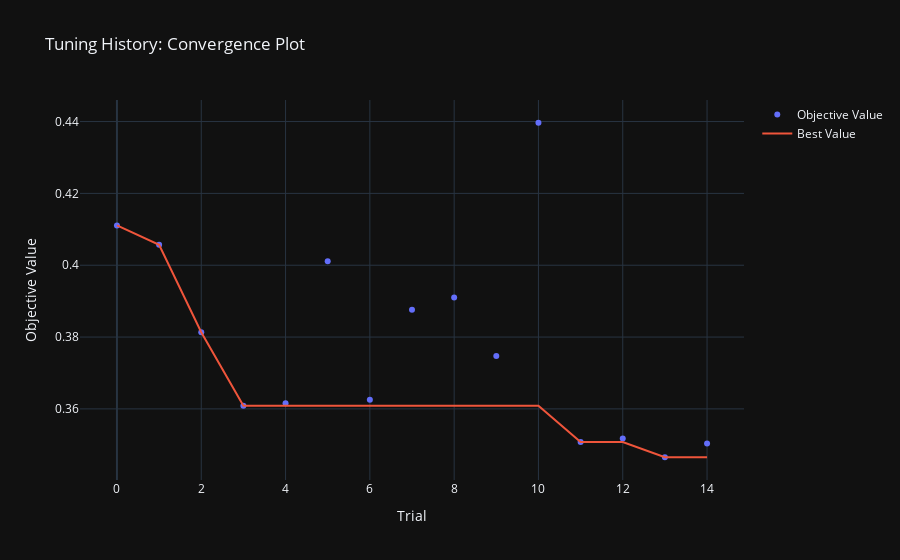
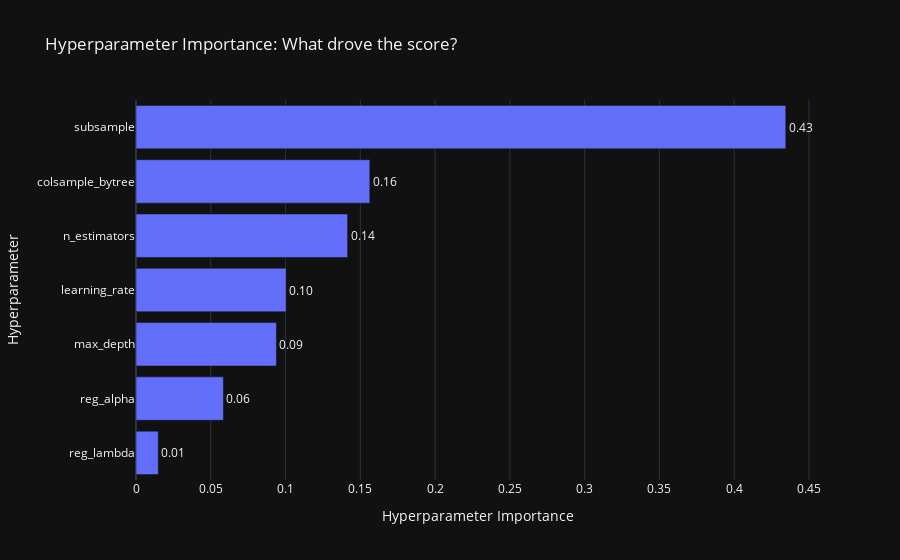

Notebook code cell kept with these figures, in order:
### Code cell
import optuna
from optuna.visualization import plot_optimization_history, plot_param_importances, plot_parallel_coordinate
from sklearn.model_selection import TimeSeriesSplit, KFold, cross_val_score
from sklearn.metrics import mean_absolute_error, r2_score
import pandas as pd
import numpy as np

# Silence Optuna's extensive logging
optuna.logging.set_verbosity(optuna.logging.WARNING)

class HyperTuner:
    """
    Ultimate ML Pipeline: Section 5 - Bayesian Hyperparameter Optimization.
    Uses Optuna to surgically find the best parameters for the winning model.
    """
    def __init__(self, df, target_col, time_col=None):
        self.df = df.copy()
        self.target_col = target_col
        self.time_col = time_col
        self.best_model = None
        self.best_params = {}
        
        # Prepare Data (Lags & Sort)
        if self.time_col:
            self.df = self.df.sort_values(by=self.time_col)
            self.data = self._create_lags(self.df)
            self.cv = TimeSeriesSplit(n_splits=5)
            print("⏳ Tuning Mode: Time-Series Split (Walk-Forward)")
        else:
            self.data = self.df.copy()
            self.cv = KFold(n_splits=5, shuffle=True, random_state=42)
            print("🎲 Tuning Mode: Standard K-Fold")

        self.X = self.data.drop(columns=[self.target_col])
        if self.time_col and self.time_col in self.X.columns:
            self.X = self.X.drop(columns=[self.time_col])
        self.y = self.data[self.target_col]

    def _create_lags(self, df, lags=[1, 2, 3]):
        df_lagged = df.copy()
        for lag in lags:
            df_lagged[f'target_lag_{lag}'] = df_lagged[self.target_col].shift(lag)
        return df_lagged.dropna()

    def _get_search_space(self, trial, model_name):
        """
        Universal Search Space Registry.
        Automatically defines the grid based on the model name.
        """
        if "XGBoost" in model_name:
            return {
                "n_estimators": trial.suggest_int("n_estimators", 100, 1000),
                "learning_rate": trial.suggest_float("learning_rate", 0.01, 0.3, log=True),
                "max_depth": trial.suggest_int("max_depth", 3, 10),
                "subsample": trial.suggest_float("subsample", 0.6, 1.0),
                "colsample_bytree": trial.suggest_float("colsample_bytree", 0.6, 1.0),
                "reg_alpha": trial.suggest_float("reg_alpha", 1e-8, 1.0, log=True),
                "reg_lambda": trial.suggest_float("reg_lambda", 1e-8, 1.0, log=True),
                "n_jobs": -1,
                "random_state": 42
            }
        
        elif "Random Forest" in model_name:
            return {
                "n_estimators": trial.suggest_int("n_estimators", 100, 500),
                "max_depth": trial.suggest_int("max_depth", 5, 30),
                "min_samples_split": trial.suggest_int("min_samples_split", 2, 15),
                "min_samples_leaf": trial.suggest_int("min_samples_leaf", 1, 10),
                "max_features": trial.suggest_categorical("max_features", ["sqrt", "log2", None]),
                "random_state": 42
            }
        
        elif "ElasticNet" in model_name:
            return {
                "alpha": trial.suggest_float("alpha", 0.01, 10.0, log=True),
                "l1_ratio": trial.suggest_float("l1_ratio", 0.0, 1.0),
                "random_state": 42
            }
            
        else:
            raise ValueError(f"Model '{model_name}' is not yet registered in the Search Space.")

    def optimize(self, model_name, n_trials=20):
        """
        Runs the Bayesian Optimization loop.
        """
        print(f"🎯 Optimizing {model_name} with {n_trials} trials...")
        
        def objective(trial):
            # 1. Get Params
            params = self._get_search_space(trial, model_name)
            
            # 2. Instantiate Model
            if "XGBoost" in model_name:
                from xgboost import XGBRegressor
                model = XGBRegressor(**params)
            elif "Random Forest" in model_name:
                from sklearn.ensemble import RandomForestRegressor
                model = RandomForestRegressor(**params)
            elif "ElasticNet" in model_name:
                from sklearn.linear_model import ElasticNet
                model = ElasticNet(**params)
            
            # 3. Cross-Validate (using MAE)
            # We minimize MAE, so we flip the sign of the negative_mae score
            scores = cross_val_score(model, self.X, self.y, cv=self.cv, scoring='neg_mean_absolute_error', n_jobs=-1)
            mae = -scores.mean()
            
            return mae

        # Create Study
        study = optuna.create_study(direction="minimize")
        study.optimize(objective, n_trials=n_trials)
        
        self.best_params = study.best_params
        print(f"✅ Optimization Complete. Best MAE: {study.best_value:.4f}")
        print(f"Best Params: {self.best_params}")
        
        return study

    def visualize_tuning(self, study):
        """
        Generates modern Plotly visualizations for the tuning process.
        """
        # 1. Optimization History (Are we improving?)
        fig_history = plot_optimization_history(study)
        fig_history.update_layout(title="Tuning History: Convergence Plot", template="plotly_dark")
        
        # 2. Hyperparameter Importance (What actually matters?)
        fig_importance = plot_param_importances(study)
        fig_importance.update_layout(title="Hyperparameter Importance: What drove the score?", template="plotly_dark")
        
        return fig_history, fig_importance

# --- Usage Example ---
tuner = HyperTuner(scaled_df, target_col=target_variable, time_col='Roky')
study = tuner.optimize("XGBoost", n_trials=15)
fig1, fig2 = tuner.visualize_tuning(study)
fig1.show()
fig2.show()

### Figure 1 — Plotly figure (JSON) as saved in the notebook; plotly's stock layout.template omitted (floating-point values rounded to 4 significant figures)
{"data": [{"mode": "markers", "name": "Objective Value", "type": "scatter", "x": [0, 1, 2, 3, 4, 5, 6, 7, 8, 9, 10, 11, 12, 13, 14], "y": [0.4111, 0.4057, 0.3814, 0.3609, 0.3616, 0.4011, 0.3626, 0.3876, 0.391, 0.3747, 0.4397, 0.3508, 0.3518, 0.3465, 0.3504]}, {"mode": "lines", "name": "Best Value", "type": "scatter", "x": [0, 1, 2, 3, 4, 5, 6, 7, 8, 9, 10, 11, 12, 13, 14], "y": [0.4111, 0.4057, 0.3814, 0.3609, 0.3609, 0.3609, 0.3609, 0.3609, 0.3609, 0.3609, 0.3609, 0.3508, 0.3508, 0.3465, 0.3465]}, {"marker": {"color": "#cccccc"}, "mode": "markers", "name": "Infeasible Trial", "showlegend": false, "type": "scatter", "x": [], "y": []}], "layout": {"title": {"text": "Tuning History: Convergence Plot"}, "xaxis": {"title": {"text": "Trial"}}, "yaxis": {"title": {"text": "Objective Value"}}}}

### Figure 2 — Plotly figure (JSON) as saved in the notebook; plotly's stock layout.template omitted (floating-point values rounded to 4 significant figures)
{"data": [{"cliponaxis": false, "hovertemplate": ["reg_lambda (FloatDistribution): 0.014915303289567437<extra></extra>", "reg_alpha (FloatDistribution): 0.0584481936140972<extra></extra>", "max_depth (IntDistribution): 0.09389904526402264<extra></extra>", "learning_rate (FloatDistribution): 0.10038517281656828<extra></extra>", "n_estimators (IntDistribution): 0.14150040689700444<extra></extra>", "colsample_bytree (FloatDistribution): 0.15634162312708436<extra></extra>", "subsample (FloatDistribution): 0.43451025499165574<extra></extra>"], "name": "Objective Value", "orientation": "h", "text": ["0.01", "0.06", "0.09", "0.10", "0.14", "0.16", "0.43"], "textposition": "outside", "type": "bar", "x": [0.01492, 0.05845, 0.0939, 0.1004, 0.1415, 0.1563, 0.4345], "y": ["reg_lambda", "reg_alpha", "max_depth", "learning_rate", "n_estimators", "colsample_bytree", "subsample"]}], "layout": {"title": {"text": "Hyperparameter Importance: What drove the score?"}, "xaxis": {"title": {"text": "Hyperparameter Importance"}}, "yaxis": {"title": {"text": "Hyperparameter"}}}}
